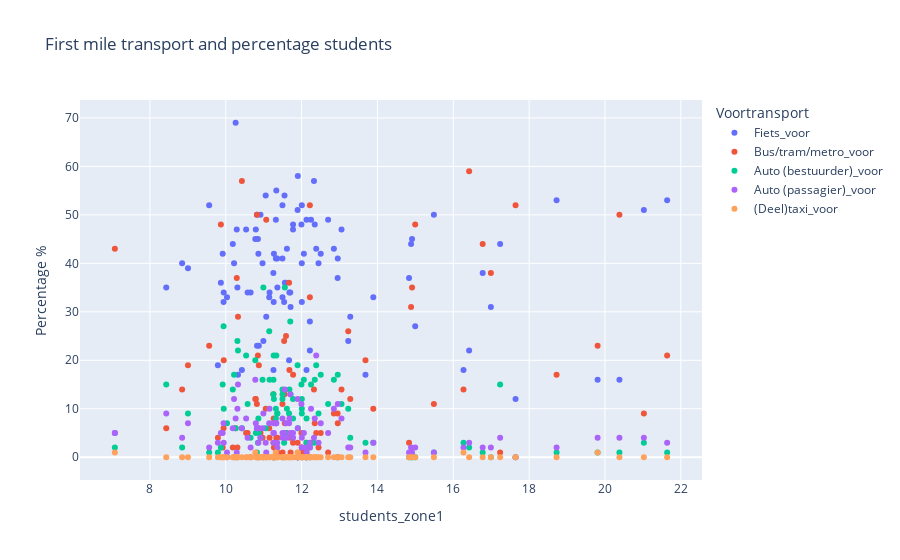

Here is the notebook cell this chart was saved with:
### Code cell
import plotly.express as px

# df['Fiets_voor'] = df['Fiets_voor'].str.replace('%', '').astype(float)

stations_merged['Station_Naam'] = stations_merged.index

df_melted = stations_merged.melt(
    id_vars=['students_zone1', 'Station_Naam'],
    value_vars=['Fiets_voor', 'Bus/tram/metro_voor', 'Auto (bestuurder)_voor', 'Auto (passagier)_voor', '(Deel)taxi_voor'], 
    var_name='Voortransport', 
    value_name='Percentage %'
)

fig = px.scatter(df_melted, x='students_zone1', y='Percentage %', title='First mile transport and percentage students', color='Voortransport', hover_data=['Station_Naam'])
fig.show()

### Figure 1 — Plotly figure (JSON) as saved in the notebook; plotly's stock layout.template omitted (floating-point values rounded to 4 significant figures)
{"data": [{"customdata": [["alkmaar"], ["alkmaar-noord"], ["alphen-aan-den-rijn"], ["amsterdam-amstel"], ["amsterdam-centraal"], ["amsterdam-zuid"], ["anna-paulowna"], ["barendrecht"], ["beverwijk"], ["amsterdam-bijlmer-arena"], ["rotterdam-blaak"], ["bloemendaal"], ["bodegraven"], ["boskoop"], ["bovenkarspel-flora"], ["bovenkarspel-grootebroek"], ["bussum-zuid"], ["castricum"], ["de-vink"], ["delft"], ["delft-campus"], ["den-haag-centraal"], ["den-helder"], ["diemen"], ["diemen-zuid"], ["den-haag-hs"], ["den-helder-zuid"], ["dordrecht-zuid"], ["dordrecht"], ["driehuis"], ["duivendrecht"], ["enkhuizen"], ["gouda"], ["gouda-goverwelle"], ["haarlem"], ["halfweg-zwanenburg"], ["heemskerk"], ["heemstede-aerdenhout"], ["heerhugowaard"], ["heiloo"], ["hillegom"], ["hilversum"], ["hollandsche-rading"], ["amsterdam-holendrecht"], ["hoofddorp"], ["hoogkarspel"], ["hoorn"], ["hoorn-kersenboogerd"], ["zaandam-kogerveld"], ["koog-aan-de-zaan"], ["krommenie-assendelft"], ["den-haag-laan-van-noi"], ["lansingerland-zoetermeer"], ["leiden-centraal"], ["leiden-lammenschans"], ["amsterdam-lelylaan"], ["rotterdam-lombardijen"], ["den-haag-mariahoeve"], ["hilversum-media-park"], ["den-haag-moerwijk"], ["amsterdam-muiderpoort"], ["naarden-bussum"], ["nieuwerkerk-a-d-ijssel"], ["nieuw-vennep"], ["obdam"], ["overveen"], ["purmerend-overwhere"], ["purmerend"], ["amsterdam-rai"], ["rijswijk"], ["rotterdam-alexander"], ["rotterdam-centraal"], ["rotterdam-noord"], ["rotterdam-zuid"], ["santpoort-noord"], ["santpoort-zuid"], ["sassenheim"], ["schagen"], ["schiedam-centrum"], ["schiphol-airport"], ["capelle-schollevaar"], ["amsterdam-science-park"], ["amsterdam-sloterdijk"], ["boskoop-snijdelwijk"], ["haarlem-spaarnwoude"], ["hilversum-sportpark"], ["waddinxveen-triangel"], ["uitgeest"], ["voorburg"], ["voorhout"], ["voorschoten"], ["waddinxveen-noord"], ["waddinxveen"], ["weesp"], ["purmerend-weidevenne"], ["wormerveer"], ["den-haag-ypenburg"], ["zaandam"], ["zaandijk-zaanse-schans"], ["zandvoort-aan-zee"], ["zoetermeer"], ["zoetermeer-oost"], ["zwijndrecht"]], "hovertemplate": "Voortransport=Fiets_voor<br>students_zone1=%{x}<br>Percentage %=%{y}<br>Station_Naam=%{customdata[0]}<extra></extra>", "legendgroup": "Fiets_voor", "marker": {"color": "#636efa", "symbol": "circle"}, "mode": "markers", "name": "Fiets_voor", "orientation": "h", "showlegend": true, "type": "scatter", "x": [10.85, 10.54, 11.78, 14.91, 11.07, 10.29, 12.39, 11.7, 11.55, 20.38, 17.64, 10.66, 12.06, 11.9, 11.32, 11.32, 10.31, 12.0, 11.36, 18.72, 17.24, 12.22, 10.87, 13.89, 13.68, 16.99, 10.32, 11.36, 11.59, 11.15, 16.42, 10.92, 12.33, 12.7, 9.563, 10.22, 12.45, 10.26, 11.89, 11.5, 11.33, 10.82, 10.99, 19.81, 9.872, 12.25, 9.004, 10.19, 11.26, 12.01, 11.77, 12.22, 11.26, 21.64, 21.03, 14.89, 11.67, 8.431, 10.58, 13.23, 12.95, 10.79, 11.27, 11.56, 12.95, 10.03, 11.61, 11.5, 15.49, 11.54, 10.82, 15.0, 13.28, 16.27, 11.5, 10.86, 10.78, 12.5, 10.43, 7.075, 11.26, 14.83, 16.78, 11.9, 9.943, 9.947, 12.13, 12.85, 11.05, 10.97, 9.92, 12.13, 12.13, 11.16, 11.71, 12.01, 13.05, 8.849, 12.01, 9.793, 11.68, 11.26, 12.35], "xaxis": "x", "y": [45, 47, 48, 45, 29, 47, 43, 34, 54, 16, 12, 34, 42, 58, 41, 49, 35, 48, 41, 53, 44, 22, 23, 33, 17, 31, 17, 35, 36, 33, 22, 50, 57, 49, 52, 40, 40, 69, 51, 52, 55, 50, 24, 16, 36, 49, 39, 44, 38, 40, 47, 28, 0, 53, 51, 44, 20, 35, 34, 24, 37, 47, 42, 36, 41, 33, 43, 41, 50, 32, 23, 27, 29, 18, 33, 42, 45, 42, 18, 5, 18, 37, 38, 0, 32, 34, 0, 43, 54, 40, 42, 18, 49, 34, 31, 52, 47, 40, 32, 19, 34, 32, 48], "yaxis": "y"}, {"customdata": [["alkmaar"], ["alkmaar-noord"], ["alphen-aan-den-rijn"], ["amsterdam-amstel"], ["amsterdam-centraal"], ["amsterdam-zuid"], ["anna-paulowna"], ["barendrecht"], ["beverwijk"], ["amsterdam-bijlmer-arena"], ["rotterdam-blaak"], ["bloemendaal"], ["bodegraven"], ["boskoop"], ["bovenkarspel-flora"], ["bovenkarspel-grootebroek"], ["bussum-zuid"], ["castricum"], ["de-vink"], ["delft"], ["delft-campus"], ["den-haag-centraal"], ["den-helder"], ["diemen"], ["diemen-zuid"], ["den-haag-hs"], ["den-helder-zuid"], ["dordrecht-zuid"], ["dordrecht"], ["driehuis"], ["duivendrecht"], ["enkhuizen"], ["gouda"], ["gouda-goverwelle"], ["haarlem"], ["halfweg-zwanenburg"], ["heemskerk"], ["heemstede-aerdenhout"], ["heerhugowaard"], ["heiloo"], ["hillegom"], ["hilversum"], ["hollandsche-rading"], ["amsterdam-holendrecht"], ["hoofddorp"], ["hoogkarspel"], ["hoorn"], ["hoorn-kersenboogerd"], ["zaandam-kogerveld"], ["koog-aan-de-zaan"], ["krommenie-assendelft"], ["den-haag-laan-van-noi"], ["lansingerland-zoetermeer"], ["leiden-centraal"], ["leiden-lammenschans"], ["amsterdam-lelylaan"], ["rotterdam-lombardijen"], ["den-haag-mariahoeve"], ["hilversum-media-park"], ["den-haag-moerwijk"], ["amsterdam-muiderpoort"], ["naarden-bussum"], ["nieuwerkerk-a-d-ijssel"], ["nieuw-vennep"], ["obdam"], ["overveen"], ["purmerend-overwhere"], ["purmerend"], ["amsterdam-rai"], ["rijswijk"], ["rotterdam-alexander"], ["rotterdam-centraal"], ["rotterdam-noord"], ["rotterdam-zuid"], ["santpoort-noord"], ["santpoort-zuid"], ["sassenheim"], ["schagen"], ["schiedam-centrum"], ["schiphol-airport"], ["capelle-schollevaar"], ["amsterdam-science-park"], ["amsterdam-sloterdijk"], ["boskoop-snijdelwijk"], ["haarlem-spaarnwoude"], ["hilversum-sportpark"], ["waddinxveen-triangel"], ["uitgeest"], ["voorburg"], ["voorhout"], ["voorschoten"], ["waddinxveen-noord"], ["waddinxveen"], ["weesp"], ["purmerend-weidevenne"], ["wormerveer"], ["den-haag-ypenburg"], ["zaandam"], ["zaandijk-zaanse-schans"], ["zandvoort-aan-zee"], ["zoetermeer"], ["zoetermeer-oost"], ["zwijndrecht"]], "hovertemplate": "Voortransport=Bus/tram/metro_voor<br>students_zone1=%{x}<br>Percentage %=%{y}<br>Station_Naam=%{customdata[0]}<extra></extra>", "legendgroup": "Bus/tram/metro_voor", "marker": {"color": "#EF553B", "symbol": "circle"}, "mode": "markers", "name": "Bus/tram/metro_voor", "orientation": "h", "showlegend": true, "type": "scatter", "x": [10.85, 10.54, 11.78, 14.91, 11.07, 10.29, 12.39, 11.7, 11.55, 20.38, 17.64, 10.66, 12.06, 11.9, 11.32, 11.32, 10.31, 12.0, 11.36, 18.72, 17.24, 12.22, 10.87, 13.89, 13.68, 16.99, 10.32, 11.36, 11.59, 11.15, 16.42, 10.92, 12.33, 12.7, 9.563, 10.22, 12.45, 10.26, 11.89, 11.5, 11.33, 10.82, 10.99, 19.81, 9.872, 12.25, 9.004, 10.19, 11.26, 12.01, 11.77, 12.22, 11.26, 21.64, 21.03, 14.89, 11.67, 8.431, 10.58, 13.23, 12.95, 10.79, 11.27, 11.56, 12.95, 10.03, 11.61, 11.5, 15.49, 11.54, 10.82, 15.0, 13.28, 16.27, 11.5, 10.86, 10.78, 12.5, 10.43, 7.075, 11.26, 14.83, 16.78, 11.9, 9.943, 9.947, 12.13, 12.85, 11.05, 10.97, 9.92, 12.13, 12.13, 11.16, 11.71, 12.01, 13.05, 8.849, 12.01, 9.793, 11.68, 11.26, 12.35], "xaxis": "x", "y": ["21%", "5%", "17%", "35%", "49%", "37%", "5%", "4%", "13%", "50%", "52%", "0%", "1%", "0%", "1%", "3%", "2%", "5%", "1%", "17%", "1%", "52%", "19%", "10%", "20%", "38%", "29%", "4%", "25%", "6%", "59%", "5%", "14%", "1%", "23%", "0%", "2%", "6%", "3%", "0%", "4%", "11%", "0%", "23%", "48%", "3%", "19%", "2%", "13%", "0%", "3%", "33%", "0%", "21%", "9%", "31%", "36%", "6%", "5%", "26%", "9%", "12%", "2%", "7%", "7%", "0%", "5%", "11%", "11%", "24%", "50%", "48%", "12%", "14%", "1%", "0%", "12%", "5%", "57%", "43%", "3%", "3%", "44%", "0%", "6%", "20%", "0%", "9%", "10%", "4%", "2%", "3%", "1%", "4%", "1%", "2%", "14%", "14%", "1%", "4%", "18%", "8%", "7%"], "yaxis": "y"}, {"customdata": [["alkmaar"], ["alkmaar-noord"], ["alphen-aan-den-rijn"], ["amsterdam-amstel"], ["amsterdam-centraal"], ["amsterdam-zuid"], ["anna-paulowna"], ["barendrecht"], ["beverwijk"], ["amsterdam-bijlmer-arena"], ["rotterdam-blaak"], ["bloemendaal"], ["bodegraven"], ["boskoop"], ["bovenkarspel-flora"], ["bovenkarspel-grootebroek"], ["bussum-zuid"], ["castricum"], ["de-vink"], ["delft"], ["delft-campus"], ["den-haag-centraal"], ["den-helder"], ["diemen"], ["diemen-zuid"], ["den-haag-hs"], ["den-helder-zuid"], ["dordrecht-zuid"], ["dordrecht"], ["driehuis"], ["duivendrecht"], ["enkhuizen"], ["gouda"], ["gouda-goverwelle"], ["haarlem"], ["halfweg-zwanenburg"], ["heemskerk"], ["heemstede-aerdenhout"], ["heerhugowaard"], ["heiloo"], ["hillegom"], ["hilversum"], ["hollandsche-rading"], ["amsterdam-holendrecht"], ["hoofddorp"], ["hoogkarspel"], ["hoorn"], ["hoorn-kersenboogerd"], ["zaandam-kogerveld"], ["koog-aan-de-zaan"], ["krommenie-assendelft"], ["den-haag-laan-van-noi"], ["lansingerland-zoetermeer"], ["leiden-centraal"], ["leiden-lammenschans"], ["amsterdam-lelylaan"], ["rotterdam-lombardijen"], ["den-haag-mariahoeve"], ["hilversum-media-park"], ["den-haag-moerwijk"], ["amsterdam-muiderpoort"], ["naarden-bussum"], ["nieuwerkerk-a-d-ijssel"], ["nieuw-vennep"], ["obdam"], ["overveen"], ["purmerend-overwhere"], ["purmerend"], ["amsterdam-rai"], ["rijswijk"], ["rotterdam-alexander"], ["rotterdam-centraal"], ["rotterdam-noord"], ["rotterdam-zuid"], ["santpoort-noord"], ["santpoort-zuid"], ["sassenheim"], ["schagen"], ["schiedam-centrum"], ["schiphol-airport"], ["capelle-schollevaar"], ["amsterdam-science-park"], ["amsterdam-sloterdijk"], ["boskoop-snijdelwijk"], ["haarlem-spaarnwoude"], ["hilversum-sportpark"], ["waddinxveen-triangel"], ["uitgeest"], ["voorburg"], ["voorhout"], ["voorschoten"], ["waddinxveen-noord"], ["waddinxveen"], ["weesp"], ["purmerend-weidevenne"], ["wormerveer"], ["den-haag-ypenburg"], ["zaandam"], ["zaandijk-zaanse-schans"], ["zandvoort-aan-zee"], ["zoetermeer"], ["zoetermeer-oost"], ["zwijndrecht"]], "hovertemplate": "Voortransport=Auto (bestuurder)_voor<br>students_zone1=%{x}<br>Percentage %=%{y}<br>Station_Naam=%{customdata[0]}<extra></extra>", "legendgroup": "Auto (bestuurder)_voor", "marker": {"color": "#00cc96", "symbol": "circle"}, "mode": "markers", "name": "Auto (bestuurder)_voor", "orientation": "h", "showlegend": true, "type": "scatter", "x": [10.85, 10.54, 11.78, 14.91, 11.07, 10.29, 12.39, 11.7, 11.55, 20.38, 17.64, 10.66, 12.06, 11.9, 11.32, 11.32, 10.31, 12.0, 11.36, 18.72, 17.24, 12.22, 10.87, 13.89, 13.68, 16.99, 10.32, 11.36, 11.59, 11.15, 16.42, 10.92, 12.33, 12.7, 9.563, 10.22, 12.45, 10.26, 11.89, 11.5, 11.33, 10.82, 10.99, 19.81, 9.872, 12.25, 9.004, 10.19, 11.26, 12.01, 11.77, 12.22, 11.26, 21.64, 21.03, 14.89, 11.67, 8.431, 10.58, 13.23, 12.95, 10.79, 11.27, 11.56, 12.95, 10.03, 11.61, 11.5, 15.49, 11.54, 10.82, 15.0, 13.28, 16.27, 11.5, 10.86, 10.78, 12.5, 10.43, 7.075, 11.26, 14.83, 16.78, 11.9, 9.943, 9.947, 12.13, 12.85, 11.05, 10.97, 9.92, 12.13, 12.13, 11.16, 11.71, 12.01, 13.05, 8.849, 12.01, 9.793, 11.68, 11.26, 12.35], "xaxis": "x", "y": ["3%", "21%", "8%", "0%", "0%", "0%", "19%", "28%", "4%", "1%", "0%", "4%", "16%", "6%", "8%", "10%", "24%", "15%", "9%", "1%", "15%", "0%", "5%", "3%", "3%", "0%", "22%", "9%", "5%", "26%", "2%", "4%", "3%", "11%", "1%", "17%", "9%", "6%", "19%", "14%", "21%", "1%", "35%", "1%", "2%", "15%", "9%", "14%", "13%", "12%", "12%", "2%", "0%", "1%", "3%", "0%", "9%", "15%", "11%", "10%", "0%", "5%", "12%", "35%", "17%", "7%", "10%", "12%", "1%", "3%", "6%", "0%", "4%", "3%", "13%", "8%", "20%", "17%", "6%", "2%", "16%", "0%", "1%", "0%", "27%", "10%", "0%", "16%", "6%", "16%", "15%", "3%", "8%", "16%", "13%", "10%", "11%", "2%", "9%", "1%", "14%", "21%", "16%"], "yaxis": "y"}, {"customdata": [["alkmaar"], ["alkmaar-noord"], ["alphen-aan-den-rijn"], ["amsterdam-amstel"], ["amsterdam-centraal"], ["amsterdam-zuid"], ["anna-paulowna"], ["barendrecht"], ["beverwijk"], ["amsterdam-bijlmer-arena"], ["rotterdam-blaak"], ["bloemendaal"], ["bodegraven"], ["boskoop"], ["bovenkarspel-flora"], ["bovenkarspel-grootebroek"], ["bussum-zuid"], ["castricum"], ["de-vink"], ["delft"], ["delft-campus"], ["den-haag-centraal"], ["den-helder"], ["diemen"], ["diemen-zuid"], ["den-haag-hs"], ["den-helder-zuid"], ["dordrecht-zuid"], ["dordrecht"], ["driehuis"], ["duivendrecht"], ["enkhuizen"], ["gouda"], ["gouda-goverwelle"], ["haarlem"], ["halfweg-zwanenburg"], ["heemskerk"], ["heemstede-aerdenhout"], ["heerhugowaard"], ["heiloo"], ["hillegom"], ["hilversum"], ["hollandsche-rading"], ["amsterdam-holendrecht"], ["hoofddorp"], ["hoogkarspel"], ["hoorn"], ["hoorn-kersenboogerd"], ["zaandam-kogerveld"], ["koog-aan-de-zaan"], ["krommenie-assendelft"], ["den-haag-laan-van-noi"], ["lansingerland-zoetermeer"], ["leiden-centraal"], ["leiden-lammenschans"], ["amsterdam-lelylaan"], ["rotterdam-lombardijen"], ["den-haag-mariahoeve"], ["hilversum-media-park"], ["den-haag-moerwijk"], ["amsterdam-muiderpoort"], ["naarden-bussum"], ["nieuwerkerk-a-d-ijssel"], ["nieuw-vennep"], ["obdam"], ["overveen"], ["purmerend-overwhere"], ["purmerend"], ["amsterdam-rai"], ["rijswijk"], ["rotterdam-alexander"], ["rotterdam-centraal"], ["rotterdam-noord"], ["rotterdam-zuid"], ["santpoort-noord"], ["santpoort-zuid"], ["sassenheim"], ["schagen"], ["schiedam-centrum"], ["schiphol-airport"], ["capelle-schollevaar"], ["amsterdam-science-park"], ["amsterdam-sloterdijk"], ["boskoop-snijdelwijk"], ["haarlem-spaarnwoude"], ["hilversum-sportpark"], ["waddinxveen-triangel"], ["uitgeest"], ["voorburg"], ["voorhout"], ["voorschoten"], ["waddinxveen-noord"], ["waddinxveen"], ["weesp"], ["purmerend-weidevenne"], ["wormerveer"], ["den-haag-ypenburg"], ["zaandam"], ["zaandijk-zaanse-schans"], ["zandvoort-aan-zee"], ["zoetermeer"], ["zoetermeer-oost"], ["zwijndrecht"]], "hovertemplate": "Voortransport=Auto (passagier)_voor<br>students_zone1=%{x}<br>Percentage %=%{y}<br>Station_Naam=%{customdata[0]}<extra></extra>", "legendgroup": "Auto (passagier)_voor", "marker": {"color": "#ab63fa", "symbol": "circle"}, "mode": "markers", "name": "Auto (passagier)_voor", "orientation": "h", "showlegend": true, "type": "scatter", "x": [10.85, 10.54, 11.78, 14.91, 11.07, 10.29, 12.39, 11.7, 11.55, 20.38, 17.64, 10.66, 12.06, 11.9, 11.32, 11.32, 10.31, 12.0, 11.36, 18.72, 17.24, 12.22, 10.87, 13.89, 13.68, 16.99, 10.32, 11.36, 11.59, 11.15, 16.42, 10.92, 12.33, 12.7, 9.563, 10.22, 12.45, 10.26, 11.89, 11.5, 11.33, 10.82, 10.99, 19.81, 9.872, 12.25, 9.004, 10.19, 11.26, 12.01, 11.77, 12.22, 11.26, 21.64, 21.03, 14.89, 11.67, 8.431, 10.58, 13.23, 12.95, 10.79, 11.27, 11.56, 12.95, 10.03, 11.61, 11.5, 15.49, 11.54, 10.82, 15.0, 13.28, 16.27, 11.5, 10.86, 10.78, 12.5, 10.43, 7.075, 11.26, 14.83, 16.78, 11.9, 9.943, 9.947, 12.13, 12.85, 11.05, 10.97, 9.92, 12.13, 12.13, 11.16, 11.71, 12.01, 13.05, 8.849, 12.01, 9.793, 11.68, 11.26, 12.35], "xaxis": "x", "y": ["6%", "8%", "4%", "1%", "1%", "1%", "21%", "13%", "5%", "4%", "0%", "2%", "5%", "6%", "7%", "7%", "10%", "11%", "3%", "2%", "4%", "2%", "6%", "3%", "1%", "2%", "15%", "2%", "7%", "7%", "3%", "4%", "4%", "5%", "2%", "12%", "3%", "8%", "12%", "8%", "7%", "6%", "9%", "4%", "5%", "10%", "7%", "6%", "5%", "2%", "5%", "3%", "0%", "3%", "4%", "2%", "7%", "9%", "4%", "2%", "0%", "7%", "5%", "14%", "11%", "1%", "4%", "4%", "1%", "4%", "6%", "2%", "2%", "2%", "5%", "3%", "16%", "7%", "6%", "5%", "3%", "1%", "2%", "0%", "7%", "3%", "0%", "10%", "3%", "6%", "5%", "1%", "2%", "10%", "5%", "4%", "8%", "4%", "2%", "3%", "8%", "7%", "8%"], "yaxis": "y"}, {"customdata": [["alkmaar"], ["alkmaar-noord"], ["alphen-aan-den-rijn"], ["amsterdam-amstel"], ["amsterdam-centraal"], ["amsterdam-zuid"], ["anna-paulowna"], ["barendrecht"], ["beverwijk"], ["amsterdam-bijlmer-arena"], ["rotterdam-blaak"], ["bloemendaal"], ["bodegraven"], ["boskoop"], ["bovenkarspel-flora"], ["bovenkarspel-grootebroek"], ["bussum-zuid"], ["castricum"], ["de-vink"], ["delft"], ["delft-campus"], ["den-haag-centraal"], ["den-helder"], ["diemen"], ["diemen-zuid"], ["den-haag-hs"], ["den-helder-zuid"], ["dordrecht-zuid"], ["dordrecht"], ["driehuis"], ["duivendrecht"], ["enkhuizen"], ["gouda"], ["gouda-goverwelle"], ["haarlem"], ["halfweg-zwanenburg"], ["heemskerk"], ["heemstede-aerdenhout"], ["heerhugowaard"], ["heiloo"], ["hillegom"], ["hilversum"], ["hollandsche-rading"], ["amsterdam-holendrecht"], ["hoofddorp"], ["hoogkarspel"], ["hoorn"], ["hoorn-kersenboogerd"], ["zaandam-kogerveld"], ["koog-aan-de-zaan"], ["krommenie-assendelft"], ["den-haag-laan-van-noi"], ["lansingerland-zoetermeer"], ["leiden-centraal"], ["leiden-lammenschans"], ["amsterdam-lelylaan"], ["rotterdam-lombardijen"], ["den-haag-mariahoeve"], ["hilversum-media-park"], ["den-haag-moerwijk"], ["amsterdam-muiderpoort"], ["naarden-bussum"], ["nieuwerkerk-a-d-ijssel"], ["nieuw-vennep"], ["obdam"], ["overveen"], ["purmerend-overwhere"], ["purmerend"], ["amsterdam-rai"], ["rijswijk"], ["rotterdam-alexander"], ["rotterdam-centraal"], ["rotterdam-noord"], ["rotterdam-zuid"], ["santpoort-noord"], ["santpoort-zuid"], ["sassenheim"], ["schagen"], ["schiedam-centrum"], ["schiphol-airport"], ["capelle-schollevaar"], ["amsterdam-science-park"], ["amsterdam-sloterdijk"], ["boskoop-snijdelwijk"], ["haarlem-spaarnwoude"], ["hilversum-sportpark"], ["waddinxveen-triangel"], ["uitgeest"], ["voorburg"], ["voorhout"], ["voorschoten"], ["waddinxveen-noord"], ["waddinxveen"], ["weesp"], ["purmerend-weidevenne"], ["wormerveer"], ["den-haag-ypenburg"], ["zaandam"], ["zaandijk-zaanse-schans"], ["zandvoort-aan-zee"], ["zoetermeer"], ["zoetermeer-oost"], ["zwijndrecht"]], "hovertemplate": "Voortransport=(Deel)taxi_voor<br>students_zone1=%{x}<br>Percentage %=%{y}<br>Station_Naam=%{customdata[0]}<extra></extra>", "legendgroup": "(Deel)taxi_voor", "marker": {"color": "#FFA15A", "symbol": "circle"}, "mode": "markers", "name": "(Deel)taxi_voor", "orientation": "h", "showlegend": true, "type": "scatter", "x": [10.85, 10.54, 11.78, 14.91, 11.07, 10.29, 12.39, 11.7, 11.55, 20.38, 17.64, 10.66, 12.06, 11.9, 11.32, 11.32, 10.31, 12.0, 11.36, 18.72, 17.24, 12.22, 10.87, 13.89, 13.68, 16.99, 10.32, 11.36, 11.59, 11.15, 16.42, 10.92, 12.33, 12.7, 9.563, 10.22, 12.45, 10.26, 11.89, 11.5, 11.33, 10.82, 10.99, 19.81, 9.872, 12.25, 9.004, 10.19, 11.26, 12.01, 11.77, 12.22, 11.26, 21.64, 21.03, 14.89, 11.67, 8.431, 10.58, 13.23, 12.95, 10.79, 11.27, 11.56, 12.95, 10.03, 11.61, 11.5, 15.49, 11.54, 10.82, 15.0, 13.28, 16.27, 11.5, 10.86, 10.78, 12.5, 10.43, 7.075, 11.26, 14.83, 16.78, 11.9, 9.943, 9.947, 12.13, 12.85, 11.05, 10.97, 9.92, 12.13, 12.13, 11.16, 11.71, 12.01, 13.05, 8.849, 12.01, 9.793, 11.68, 11.26, 12.35], "xaxis": "x", "y": ["0%", "0%", "0%", "0%", "0%", "0%", "0%", "0%", "0%", "0%", "0%", "0%", "0%", "1%", "0%", "1%", "0%", "0%", "0%", "0%", "0%", "0%", "0%", "0%", "0%", "0%", "0%", "0%", "0%", "0%", "0%", "0%", "0%", "0%", "0%", "0%", "0%", "0%", "1%", "0%", "0%", "0%", "0%", "1%", "0%", "0%", "0%", "0%", "0%", "0%", "0%", "0%", "0%", "0%", "0%", "0%", "0%", "0%", "0%", "0%", "0%", "0%", "0%", "0%", "0%", "0%", "0%", "0%", "0%", "0%", "0%", "0%", "0%", "1%", "0%", "0%", "1%", "0%", "0%", "1%", "0%", "0%", "0%", "0%", "0%", "0%", "0%", "0%", "0%", "0%", "0%", "0%", "0%", "0%", "0%", "0%", "0%", "0%", "0%", "0%", "0%", "0%", "0%"], "yaxis": "y"}], "layout": {"legend": {"title": {"text": "Voortransport"}, "tracegroupgap": 0}, "title": {"text": "First mile transport and percentage students"}, "xaxis": {"anchor": "y", "domain": [0, 1], "title": {"text": "students_zone1"}}, "yaxis": {"anchor": "x", "domain": [0, 1], "title": {"text": "Percentage %"}}}}
